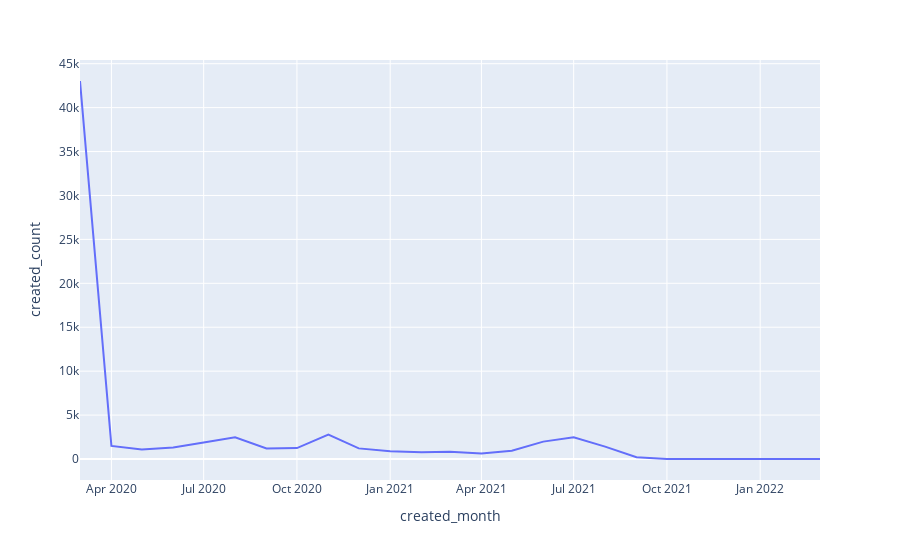

The notebook cell saved with this chart:
### Code cell
member_create_analysis_df.pandas_api().plot.line(x='created_month', y='created_count')

### Figure 1 — Plotly figure (JSON) as saved in the notebook; plotly's stock layout.template omitted (floating-point values rounded to 4 significant figures)
{"data": [{"hovertemplate": "created_month=%{x}<br>created_count=%{y}<extra></extra>", "legendgroup": "", "line": {"color": "#636efa", "dash": "solid"}, "marker": {"symbol": "circle"}, "mode": "lines", "name": "", "orientation": "v", "showlegend": false, "type": "scatter", "x": ["2020-03-01T00:00:00", "2020-04-01T00:00:00", "2020-05-01T00:00:00", "2020-06-01T00:00:00", "2020-07-01T00:00:00", "2020-08-01T00:00:00", "2020-09-01T00:00:00", "2020-10-01T00:00:00", "2020-11-01T00:00:00", "2020-12-01T00:00:00", "2021-01-01T00:00:00", "2021-02-01T00:00:00", "2021-03-01T00:00:00", "2021-04-01T00:00:00", "2021-05-01T00:00:00", "2021-06-01T00:00:00", "2021-07-01T00:00:00", "2021-08-01T00:00:00", "2021-09-01T00:00:00", "2021-10-01T00:00:00", "2021-11-01T00:00:00", "2021-12-01T00:00:00", "2022-01-01T00:00:00", "2022-03-01T00:00:00"], "xaxis": "x", "y": [43030, 1489, 1084, 1317, 1885, 2476, 1205, 1241, 2785, 1210, 885, 756, 819, 640, 944, 1980, 2486, 1409, 210, 1, 4, 8, 5, 2], "yaxis": "y"}], "layout": {"legend": {"tracegroupgap": 0}, "margin": {"t": 60}, "xaxis": {"anchor": "y", "domain": [0, 1], "title": {"text": "created_month"}}, "yaxis": {"anchor": "x", "domain": [0, 1], "title": {"text": "created_count"}}}}
